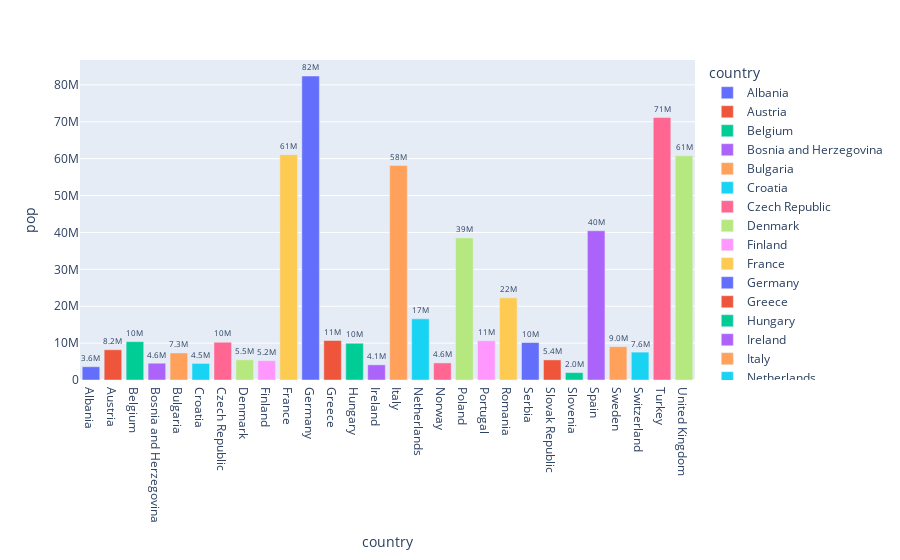

Notebook cell for this chart:
### Code cell
#Customise the text inside the bars
fig = px.bar(df_europe, x = 'country', y = 'pop', text ='pop', color ='country')
fig.update_traces(texttemplate = '%{text:.2s}', textposition = 'outside')

### Figure 1 — Plotly figure (JSON) as saved in the notebook; plotly's stock layout.template omitted (floating-point values rounded to 4 significant figures)
{"data": [{"alignmentgroup": "True", "hovertemplate": "country=%{x}<br>pop=%{text}<extra></extra>", "legendgroup": "Albania", "marker": {"color": "#636efa", "pattern": {"shape": ""}}, "name": "Albania", "offsetgroup": "Albania", "orientation": "v", "showlegend": true, "text": [3600523], "textposition": "outside", "texttemplate": "%{text:.2s}", "type": "bar", "x": ["Albania"], "xaxis": "x", "y": [3600523], "yaxis": "y"}, {"alignmentgroup": "True", "hovertemplate": "country=%{x}<br>pop=%{text}<extra></extra>", "legendgroup": "Austria", "marker": {"color": "#EF553B", "pattern": {"shape": ""}}, "name": "Austria", "offsetgroup": "Austria", "orientation": "v", "showlegend": true, "text": [8199783], "textposition": "outside", "texttemplate": "%{text:.2s}", "type": "bar", "x": ["Austria"], "xaxis": "x", "y": [8199783], "yaxis": "y"}, {"alignmentgroup": "True", "hovertemplate": "country=%{x}<br>pop=%{text}<extra></extra>", "legendgroup": "Belgium", "marker": {"color": "#00cc96", "pattern": {"shape": ""}}, "name": "Belgium", "offsetgroup": "Belgium", "orientation": "v", "showlegend": true, "text": [10392226], "textposition": "outside", "texttemplate": "%{text:.2s}", "type": "bar", "x": ["Belgium"], "xaxis": "x", "y": [10392226], "yaxis": "y"}, {"alignmentgroup": "True", "hovertemplate": "country=%{x}<br>pop=%{text}<extra></extra>", "legendgroup": "Bosnia and Herzegovina", "marker": {"color": "#ab63fa", "pattern": {"shape": ""}}, "name": "Bosnia and Herzegovina", "offsetgroup": "Bosnia and Herzegovina", "orientation": "v", "showlegend": true, "text": [4552198], "textposition": "outside", "texttemplate": "%{text:.2s}", "type": "bar", "x": ["Bosnia and Herzegovina"], "xaxis": "x", "y": [4552198], "yaxis": "y"}, {"alignmentgroup": "True", "hovertemplate": "country=%{x}<br>pop=%{text}<extra></extra>", "legendgroup": "Bulgaria", "marker": {"color": "#FFA15A", "pattern": {"shape": ""}}, "name": "Bulgaria", "offsetgroup": "Bulgaria", "orientation": "v", "showlegend": true, "text": [7322858], "textposition": "outside", "texttemplate": "%{text:.2s}", "type": "bar", "x": ["Bulgaria"], "xaxis": "x", "y": [7322858], "yaxis": "y"}, {"alignmentgroup": "True", "hovertemplate": "country=%{x}<br>pop=%{text}<extra></extra>", "legendgroup": "Croatia", "marker": {"color": "#19d3f3", "pattern": {"shape": ""}}, "name": "Croatia", "offsetgroup": "Croatia", "orientation": "v", "showlegend": true, "text": [4493312], "textposition": "outside", "texttemplate": "%{text:.2s}", "type": "bar", "x": ["Croatia"], "xaxis": "x", "y": [4493312], "yaxis": "y"}, {"alignmentgroup": "True", "hovertemplate": "country=%{x}<br>pop=%{text}<extra></extra>", "legendgroup": "Czech Republic", "marker": {"color": "#FF6692", "pattern": {"shape": ""}}, "name": "Czech Republic", "offsetgroup": "Czech Republic", "orientation": "v", "showlegend": true, "text": [10228744], "textposition": "outside", "texttemplate": "%{text:.2s}", "type": "bar", "x": ["Czech Republic"], "xaxis": "x", "y": [10228744], "yaxis": "y"}, {"alignmentgroup": "True", "hovertemplate": "country=%{x}<br>pop=%{text}<extra></extra>", "legendgroup": "Denmark", "marker": {"color": "#B6E880", "pattern": {"shape": ""}}, "name": "Denmark", "offsetgroup": "Denmark", "orientation": "v", "showlegend": true, "text": [5468120], "textposition": "outside", "texttemplate": "%{text:.2s}", "type": "bar", "x": ["Denmark"], "xaxis": "x", "y": [5468120], "yaxis": "y"}, {"alignmentgroup": "True", "hovertemplate": "country=%{x}<br>pop=%{text}<extra></extra>", "legendgroup": "Finland", "marker": {"color": "#FF97FF", "pattern": {"shape": ""}}, "name": "Finland", "offsetgroup": "Finland", "orientation": "v", "showlegend": true, "text": [5238460], "textposition": "outside", "texttemplate": "%{text:.2s}", "type": "bar", "x": ["Finland"], "xaxis": "x", "y": [5238460], "yaxis": "y"}, {"alignmentgroup": "True", "hovertemplate": "country=%{x}<br>pop=%{text}<extra></extra>", "legendgroup": "France", "marker": {"color": "#FECB52", "pattern": {"shape": ""}}, "name": "France", "offsetgroup": "France", "orientation": "v", "showlegend": true, "text": [61083916], "textposition": "outside", "texttemplate": "%{text:.2s}", "type": "bar", "x": ["France"], "xaxis": "x", "y": [61083916], "yaxis": "y"}, {"alignmentgroup": "True", "hovertemplate": "country=%{x}<br>pop=%{text}<extra></extra>", "legendgroup": "Germany", "marker": {"color": "#636efa", "pattern": {"shape": ""}}, "name": "Germany", "offsetgroup": "Germany", "orientation": "v", "showlegend": true, "text": [82400996], "textposition": "outside", "texttemplate": "%{text:.2s}", "type": "bar", "x": ["Germany"], "xaxis": "x", "y": [82400996], "yaxis": "y"}, {"alignmentgroup": "True", "hovertemplate": "country=%{x}<br>pop=%{text}<extra></extra>", "legendgroup": "Greece", "marker": {"color": "#EF553B", "pattern": {"shape": ""}}, "name": "Greece", "offsetgroup": "Greece", "orientation": "v", "showlegend": true, "text": [10706290], "textposition": "outside", "texttemplate": "%{text:.2s}", "type": "bar", "x": ["Greece"], "xaxis": "x", "y": [10706290], "yaxis": "y"}, {"alignmentgroup": "True", "hovertemplate": "country=%{x}<br>pop=%{text}<extra></extra>", "legendgroup": "Hungary", "marker": {"color": "#00cc96", "pattern": {"shape": ""}}, "name": "Hungary", "offsetgroup": "Hungary", "orientation": "v", "showlegend": true, "text": [9956108], "textposition": "outside", "texttemplate": "%{text:.2s}", "type": "bar", "x": ["Hungary"], "xaxis": "x", "y": [9956108], "yaxis": "y"}, {"alignmentgroup": "True", "hovertemplate": "country=%{x}<br>pop=%{text}<extra></extra>", "legendgroup": "Ireland", "marker": {"color": "#ab63fa", "pattern": {"shape": ""}}, "name": "Ireland", "offsetgroup": "Ireland", "orientation": "v", "showlegend": true, "text": [4109086], "textposition": "outside", "texttemplate": "%{text:.2s}", "type": "bar", "x": ["Ireland"], "xaxis": "x", "y": [4109086], "yaxis": "y"}, {"alignmentgroup": "True", "hovertemplate": "country=%{x}<br>pop=%{text}<extra></extra>", "legendgroup": "Italy", "marker": {"color": "#FFA15A", "pattern": {"shape": ""}}, "name": "Italy", "offsetgroup": "Italy", "orientation": "v", "showlegend": true, "text": [58147733], "textposition": "outside", "texttemplate": "%{text:.2s}", "type": "bar", "x": ["Italy"], "xaxis": "x", "y": [58147733], "yaxis": "y"}, {"alignmentgroup": "True", "hovertemplate": "country=%{x}<br>pop=%{text}<extra></extra>", "legendgroup": "Netherlands", "marker": {"color": "#19d3f3", "pattern": {"shape": ""}}, "name": "Netherlands", "offsetgroup": "Netherlands", "orientation": "v", "showlegend": true, "text": [16570613], "textposition": "outside", "texttemplate": "%{text:.2s}", "type": "bar", "x": ["Netherlands"], "xaxis": "x", "y": [16570613], "yaxis": "y"}, {"alignmentgroup": "True", "hovertemplate": "country=%{x}<br>pop=%{text}<extra></extra>", "legendgroup": "Norway", "marker": {"color": "#FF6692", "pattern": {"shape": ""}}, "name": "Norway", "offsetgroup": "Norway", "orientation": "v", "showlegend": true, "text": [4627926], "textposition": "outside", "texttemplate": "%{text:.2s}", "type": "bar", "x": ["Norway"], "xaxis": "x", "y": [4627926], "yaxis": "y"}, {"alignmentgroup": "True", "hovertemplate": "country=%{x}<br>pop=%{text}<extra></extra>", "legendgroup": "Poland", "marker": {"color": "#B6E880", "pattern": {"shape": ""}}, "name": "Poland", "offsetgroup": "Poland", "orientation": "v", "showlegend": true, "text": [38518241], "textposition": "outside", "texttemplate": "%{text:.2s}", "type": "bar", "x": ["Poland"], "xaxis": "x", "y": [38518241], "yaxis": "y"}, {"alignmentgroup": "True", "hovertemplate": "country=%{x}<br>pop=%{text}<extra></extra>", "legendgroup": "Portugal", "marker": {"color": "#FF97FF", "pattern": {"shape": ""}}, "name": "Portugal", "offsetgroup": "Portugal", "orientation": "v", "showlegend": true, "text": [10642836], "textposition": "outside", "texttemplate": "%{text:.2s}", "type": "bar", "x": ["Portugal"], "xaxis": "x", "y": [10642836], "yaxis": "y"}, {"alignmentgroup": "True", "hovertemplate": "country=%{x}<br>pop=%{text}<extra></extra>", "legendgroup": "Romania", "marker": {"color": "#FECB52", "pattern": {"shape": ""}}, "name": "Romania", "offsetgroup": "Romania", "orientation": "v", "showlegend": true, "text": [22276056], "textposition": "outside", "texttemplate": "%{text:.2s}", "type": "bar", "x": ["Romania"], "xaxis": "x", "y": [22276056], "yaxis": "y"}, {"alignmentgroup": "True", "hovertemplate": "country=%{x}<br>pop=%{text}<extra></extra>", "legendgroup": "Serbia", "marker": {"color": "#636efa", "pattern": {"shape": ""}}, "name": "Serbia", "offsetgroup": "Serbia", "orientation": "v", "showlegend": true, "text": [10150265], "textposition": "outside", "texttemplate": "%{text:.2s}", "type": "bar", "x": ["Serbia"], "xaxis": "x", "y": [10150265], "yaxis": "y"}, {"alignmentgroup": "True", "hovertemplate": "country=%{x}<br>pop=%{text}<extra></extra>", "legendgroup": "Slovak Republic", "marker": {"color": "#EF553B", "pattern": {"shape": ""}}, "name": "Slovak Republic", "offsetgroup": "Slovak Republic", "orientation": "v", "showlegend": true, "text": [5447502], "textposition": "outside", "texttemplate": "%{text:.2s}", "type": "bar", "x": ["Slovak Republic"], "xaxis": "x", "y": [5447502], "yaxis": "y"}, {"alignmentgroup": "True", "hovertemplate": "country=%{x}<br>pop=%{text}<extra></extra>", "legendgroup": "Slovenia", "marker": {"color": "#00cc96", "pattern": {"shape": ""}}, "name": "Slovenia", "offsetgroup": "Slovenia", "orientation": "v", "showlegend": true, "text": [2009245], "textposition": "outside", "texttemplate": "%{text:.2s}", "type": "bar", "x": ["Slovenia"], "xaxis": "x", "y": [2009245], "yaxis": "y"}, {"alignmentgroup": "True", "hovertemplate": "country=%{x}<br>pop=%{text}<extra></extra>", "legendgroup": "Spain", "marker": {"color": "#ab63fa", "pattern": {"shape": ""}}, "name": "Spain", "offsetgroup": "Spain", "orientation": "v", "showlegend": true, "text": [40448191], "textposition": "outside", "texttemplate": "%{text:.2s}", "type": "bar", "x": ["Spain"], "xaxis": "x", "y": [40448191], "yaxis": "y"}, {"alignmentgroup": "True", "hovertemplate": "country=%{x}<br>pop=%{text}<extra></extra>", "legendgroup": "Sweden", "marker": {"color": "#FFA15A", "pattern": {"shape": ""}}, "name": "Sweden", "offsetgroup": "Sweden", "orientation": "v", "showlegend": true, "text": [9031088], "textposition": "outside", "texttemplate": "%{text:.2s}", "type": "bar", "x": ["Sweden"], "xaxis": "x", "y": [9031088], "yaxis": "y"}, {"alignmentgroup": "True", "hovertemplate": "country=%{x}<br>pop=%{text}<extra></extra>", "legendgroup": "Switzerland", "marker": {"color": "#19d3f3", "pattern": {"shape": ""}}, "name": "Switzerland", "offsetgroup": "Switzerland", "orientation": "v", "showlegend": true, "text": [7554661], "textposition": "outside", "texttemplate": "%{text:.2s}", "type": "bar", "x": ["Switzerland"], "xaxis": "x", "y": [7554661], "yaxis": "y"}, {"alignmentgroup": "True", "hovertemplate": "country=%{x}<br>pop=%{text}<extra></extra>", "legendgroup": "Turkey", "marker": {"color": "#FF6692", "pattern": {"shape": ""}}, "name": "Turkey", "offsetgroup": "Turkey", "orientation": "v", "showlegend": true, "text": [71158647], "textposition": "outside", "texttemplate": "%{text:.2s}", "type": "bar", "x": ["Turkey"], "xaxis": "x", "y": [71158647], "yaxis": "y"}, {"alignmentgroup": "True", "hovertemplate": "country=%{x}<br>pop=%{text}<extra></extra>", "legendgroup": "United Kingdom", "marker": {"color": "#B6E880", "pattern": {"shape": ""}}, "name": "United Kingdom", "offsetgroup": "United Kingdom", "orientation": "v", "showlegend": true, "text": [60776238], "textposition": "outside", "texttemplate": "%{text:.2s}", "type": "bar", "x": ["United Kingdom"], "xaxis": "x", "y": [60776238], "yaxis": "y"}], "layout": {"barmode": "relative", "legend": {"title": {"text": "country"}, "tracegroupgap": 0}, "margin": {"t": 60}, "xaxis": {"anchor": "y", "categoryarray": ["Albania", "Austria", "Belgium", "Bosnia and Herzegovina", "Bulgaria", "Croatia", "Czech Republic", "Denmark", "Finland", "France", "Germany", "Greece", "Hungary", "Ireland", "Italy", "Netherlands", "Norway", "Poland", "Portugal", "Romania", "Serbia", "Slovak Republic", "Slovenia", "Spain", "Sweden", "Switzerland", "Turkey", "United Kingdom"], "categoryorder": "array", "domain": [0, 1], "title": {"text": "country"}}, "yaxis": {"anchor": "x", "domain": [0, 1], "title": {"text": "pop"}}}}
